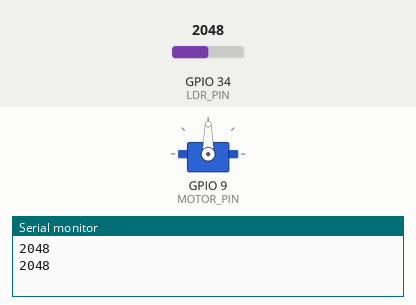
Bench run of a sketch on a simulated ESP32. Parts: servo, the last lines printed to the serial monitor. Inputs (shaded band) come from the test bench; at power-on: GPIO 34 (LDR_PIN) = 2048.

Above: at 1.8 s.
1.9 s: GPIO 34 (LDR_PIN) set to 2866
At 2.7 s:
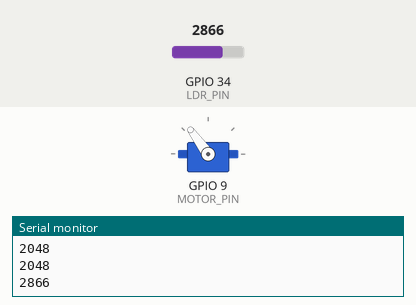
3.5 s: GPIO 34 (LDR_PIN) set to 3603
At 5.2 s:
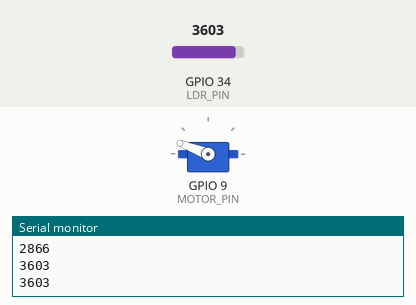
5.5 s: GPIO 34 (LDR_PIN) set to 4095
At 6.9 s:
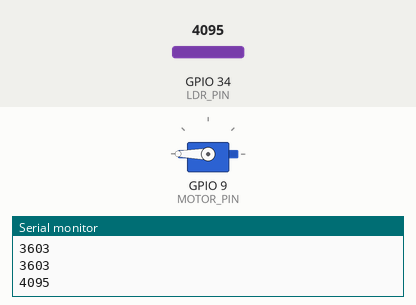
7.5 s: GPIO 34 (LDR_PIN) set to 1228
At 8.5 s:
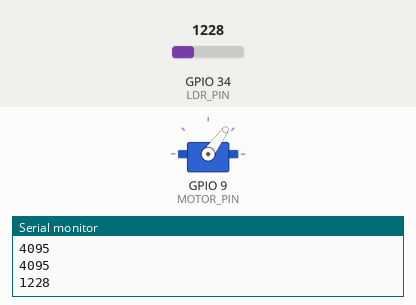
9.5 s: GPIO 34 (LDR_PIN) set to 491
At 11.2 s:
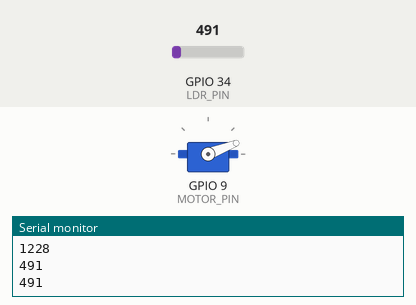
11.5 s: GPIO 34 (LDR_PIN) set to 2047
At 12.7 s:
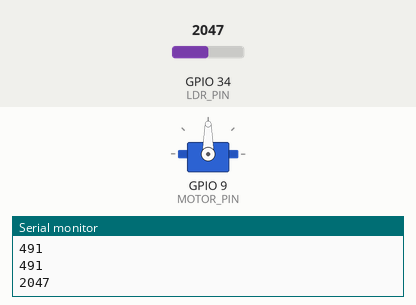
Timing chart, 0 to 14.5 s (numbered marks = the images above; inputs shaded):
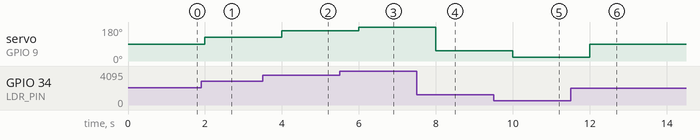

Measured:
- after the input at 1.9 s, servo on GPIO 9 (MOTOR_PIN): 90° → 126° after 0.10 s
- after the input at 3.5 s, servo on GPIO 9 (MOTOR_PIN): 126° → 159° after 0.50 s
- after the input at 5.5 s, servo on GPIO 9 (MOTOR_PIN): 159° → 180° after 0.50 s
- after the input at 7.5 s, servo on GPIO 9 (MOTOR_PIN): 180° → 54° after 0.50 s
- after the input at 9.5 s, servo on GPIO 9 (MOTOR_PIN): 54° → 21° after 0.50 s
- after the input at 11.5 s, servo on GPIO 9 (MOTOR_PIN): 21° → 90° after 0.50 s

The sketch:

activate_mg996r_servo_1.ino
```cpp
#include <ESP32Servo.h>

Servo servo;

#define LDR_PIN 34
#define MOTOR_PIN 9

void setup() {
  servo.attach(MOTOR_PIN);
  Serial.begin(9600);
  pinMode(LDR_PIN, INPUT);
}

void loop() {
  int r = analogRead(LDR_PIN);
  int angle = map(r, 0, 4065, 0, 180);
  servo.write(angle);
  Serial.println(r);
  delay(1000);
}
```
